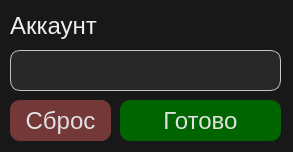
<?xml version="1.0" encoding="UTF-8"?>
<ui version="4.0">
 <class>ml</class>
 <widget class="QWidget" name="ml">
  <property name="geometry">
   <rect>
    <x>0</x>
    <y>0</y>
    <width>293</width>
    <height>152</height>
   </rect>
  </property>
  <property name="windowTitle">
   <string>ml - Аккаунт / mc_c0rp</string>
  </property>
  <property name="styleSheet">
   <string notr="true">background-color: rgb(24, 24, 24);
font: 63 8pt &quot;Bahnschrift SemiBold&quot;;
color: rgb(239, 239, 239)</string>
  </property>
  <widget class="QLabel" name="label">
   <property name="geometry">
    <rect>
     <x>10</x>
     <y>10</y>
     <width>261</width>
     <height>31</height>
    </rect>
   </property>
   <property name="styleSheet">
    <string notr="true">font-size: 24px</string>
   </property>
   <property name="text">
    <string>Аккаунт</string>
   </property>
  </widget>
  <widget class="QPlainTextEdit" name="accountEdit">
   <property name="enabled">
    <bool>true</bool>
   </property>
   <property name="geometry">
    <rect>
     <x>10</x>
     <y>50</y>
     <width>271</width>
     <height>41</height>
    </rect>
   </property>
   <property name="styleSheet">
    <string notr="true">QPlainTextEdit{
	font-size: 16px;
	border: 1px solid rgb(197, 197, 197);
	border-radius: 10px;
	background-color: rgb(40, 40, 40);
	padding: 5px;
}
QScrollBar:vertical {
    border-radius: 10px;
	background-color
}</string>
   </property>
   <property name="verticalScrollBarPolicy">
    <enum>Qt::ScrollBarAlwaysOff</enum>
   </property>
   <property name="readOnly">
    <bool>false</bool>
   </property>
   <property name="plainText">
    <string/>
   </property>
   <property name="textInteractionFlags">
    <set>Qt::TextEditable|Qt::TextSelectableByMouse</set>
   </property>
   <property name="placeholderText">
    <string>ebanat1337</string>
   </property>
  </widget>
  <widget class="QPushButton" name="accountEditBtn">
   <property name="geometry">
    <rect>
     <x>120</x>
     <y>100</y>
     <width>161</width>
     <height>41</height>
    </rect>
   </property>
   <property name="styleSheet">
    <string notr="true">background-color: rgb(0, 100, 0);
border-radius: 10px;
color: rgb(225, 225, 225);
font-size: 24px;</string>
   </property>
   <property name="text">
    <string>Готово</string>
   </property>
  </widget>
  <widget class="QPushButton" name="accountEditClear">
   <property name="geometry">
    <rect>
     <x>10</x>
     <y>100</y>
     <width>101</width>
     <height>41</height>
    </rect>
   </property>
   <property name="styleSheet">
    <string notr="true">background-color: rgb(116, 56, 57);
border-radius: 10px;
color: rgb(225, 225, 225);
font-size: 24px;</string>
   </property>
   <property name="text">
    <string>Сброс</string>
   </property>
  </widget>
 </widget>
 <resources/>
 <connections/>
</ui>
